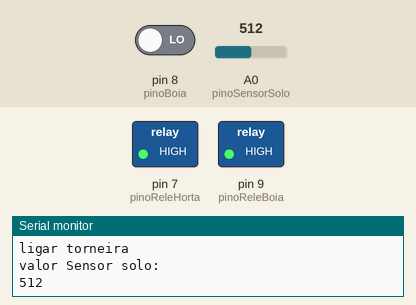
Bench run of a sketch on a simulated Arduino Uno, built with avr-gcc and run on an emulated ATmega328P. Parts: switched loads named in the sketch (green lamp = pin HIGH), the last lines printed to the serial monitor. The test bench sets the inputs (shaded band); at power-on: pin 8 (pinoBoia) LOW, A0 (pinoSensorSolo) = 512.

Above: at 6.8 s.
6.9 s: pin 8 (pinoBoia) driven HIGH
At 9.2 s:
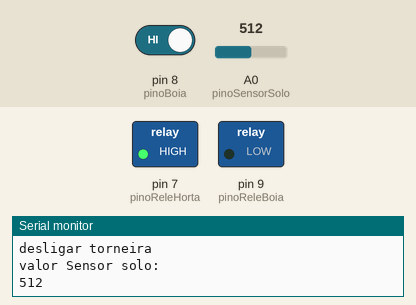
11.9 s: A0 (pinoSensorSolo) set to 542
16.9 s: A0 (pinoSensorSolo) set to 568
At 19.3 s:
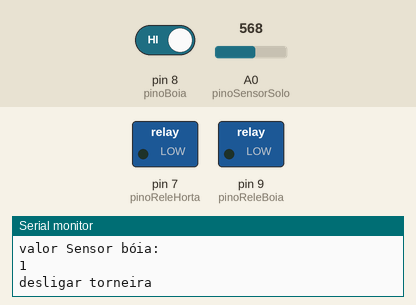
21.9 s: A0 (pinoSensorSolo) set to 540
At 22.4 s:
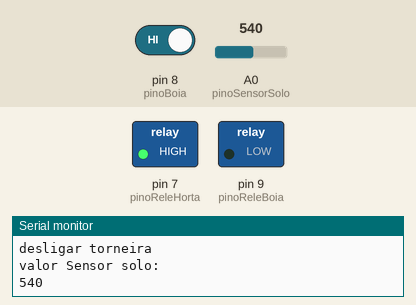
26.9 s: A0 (pinoSensorSolo) set to 560
At 28.3 s:
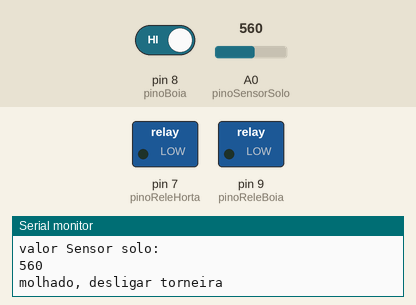
Timing chart, 0 to 29.9 s (numbered marks = the images above; inputs shaded):
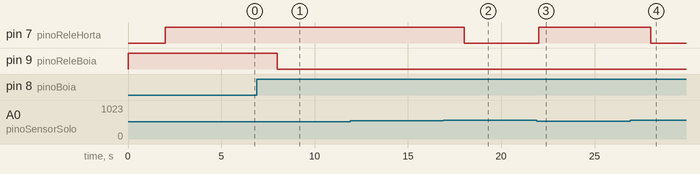

The sketch:

AquaTecHortaBoia.ino
```cpp
int pinoReleBoia = 9;   //variável que indica que conectamos o pino do relê na porta digital 9
int pinoBoia = 8;   //variável que indica que conectamos o pino da bóia na porta digital 8

int pinoReleHorta = 7;   //rele do sensor de solo
int pinoSensorSolo = A0;  //variável que indica que conectamos o pino do sensor de umidade na porta analógica A0

//Variável para definirmos o valor máximo molhado.
//Para verificar o seu valor, digite após o símbolo "=" o valor máximo quando o sensor estiver dentro do vaso ou água.
int valorMaximoMolhado = 550;

//Void é uma função. A função setup serve pra fazer os ajustes iniciais e é executada uma vez só quando ligamos o Arduino.
void setup() {

  //inicia a leitura da porta Serial
  Serial.begin(9600);

  pinMode(pinoReleBoia, OUTPUT);  //Define o pino do relê como saída, pois iremos enviar um comando pra ele.
  pinMode(pinoReleHorta, OUTPUT);  //Define o pino do relê como saída, pois iremos enviar um comando pra ele.
  pinMode(pinoBoia, INPUT);   //Define o pino da bóia como entrada, pois iremos ler o resultado dele.
  pinMode(pinoSensorSolo, INPUT);   //Define o pino do sensor de umidade como entrada, pois iremos ler o resultado dele.

}

//Void é uma função. A função loop fica sendo executada de maneira contínua.
void loop() {

   lerBoia();

   lerHorta();

}

void lerBoia(){

  //variável que irá receber o valor da bóia
  int valorSensorBoia;

  //Lê o valor do pino digital que definimos para o sensor de bóia
  valorSensorBoia = digitalRead(pinoBoia);

  //Mostra o valor da porta analogica no serial monitor (para ver esse valor, clique na lupa a direita no alto)
  Serial.println("valor Sensor bóia: ");
  Serial.println(valorSensorBoia);

  //se o valor do sensor da bóia for igual a 1, significa que a bóia virada pra baixo está no nível alto, a caixa está cheia, desligar relê da torneira
  if (valorSensorBoia == 1){

    //chama a função que desliga o relê da torneira
    desligarTorneira(pinoReleBoia);

    //apenas um aviso na serial
    Serial.println("desligar torneira");
  }
  //se o valor do sensor da bóia for igual a 0, significa que a bóia virada pra baixo está no nível baixo, a caixa está vazia, ligar relê da torneira
  else if (valorSensorBoia == 0){

    //chama a função que liga o relê da torneira
    ligarTorneira(pinoReleBoia);

    //apenas um aviso na serial
    Serial.println("ligar torneira");
  }

  //aguarda 1 segundo (1000 milisegundos)
  delay (1000);
}

void lerHorta(){

  //variável que irá receber o valor do sensor de umidade
  int valorSensorSolo;

  //Lê o valor do pino analógico que definimos para o sensor de umidade de solo.
  valorSensorSolo = analogRead(pinoSensorSolo);

  //Mostra o valor da porta analogica no serial monitor (para ver esse valor, clique na lupa a direita no alto)
  Serial.println("valor Sensor solo: ");
  Serial.println(valorSensorSolo);

  //se a leitura do solo for maior que o valor máximo molhado, significa que está seco
  if (valorSensorSolo < valorMaximoMolhado){

    //chama a função que liga o relê da torneira
    ligarTorneira(pinoReleHorta);

    //apenas um aviso na serial
    Serial.println("seco, ligar torneira");
  }
  //se a leitura do solo for menor que o valor máximo molhado, significa que está molhado
  else if (valorSensorSolo > valorMaximoMolhado){

    //chama a função que desliga o relê da torneira
    desligarTorneira(pinoReleHorta);

    //apenas um aviso na serial
    Serial.println("molhado, desligar torneira");
  }

  //aguarda 1 segundo (1000 milisegundos)
  delay (1000);

}

//função que liga a torneira
void ligarTorneira(int rele){

  //envia um sinal para ligar o pino que definimos para o relê
  digitalWrite(rele, HIGH);
  //aguarda 1 segundo
  delay (1000);

}

//função que desliga a torneira
void desligarTorneira(int rele){

  //envia um sinal para desligar o pino que definimos para o relê
  digitalWrite(rele, LOW);

}
```

Measured:
- the behaviour switches between 550 and 551 on A0 (pinoSensorSolo) (found by bisection; images 1 and 2)
- after the input at 6.9 s, pin 9 (pinoReleBoia): HIGH → LOW after 1.1 s
- after the input at 16.9 s, pin 7 (pinoReleHorta): HIGH → LOW after 1.1 s
- after the input at 21.9 s, pin 7 (pinoReleHorta): LOW → HIGH after 0.11 s
- after the input at 26.9 s, pin 7 (pinoReleHorta): HIGH → LOW after 1.1 s
